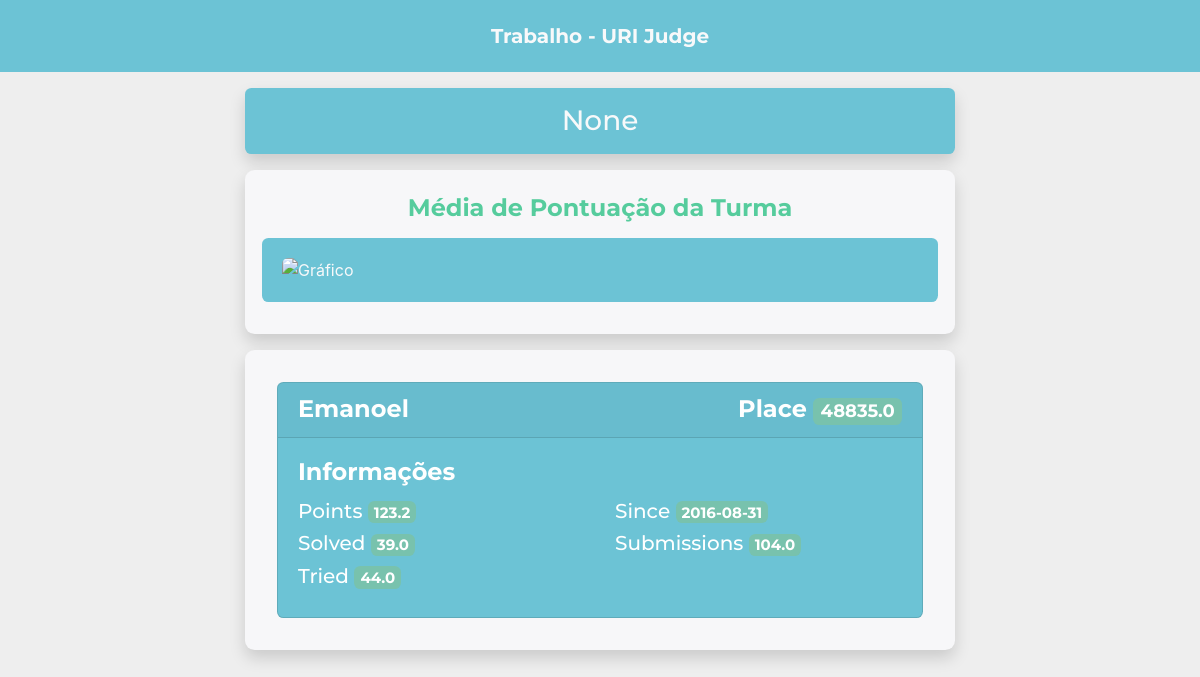
/turmas?id=2, run on the app's committed database.
### app.py (models this page shows, shortened)
class AlunoTurma(db.Model):
  id = db.Column(db.Integer, primary_key=True, autoincrement=True)
  aluno_id = db.Column(
    db.Integer,
    db.ForeignKey('aluno.id'), nullable=False
  )
  turma_id = db.Column(
    db.Integer,
    db.ForeignKey('turma.id'), nullable=False
  )

class Aluno(db.Model):
  id = db.Column(
    db.Integer,
    primary_key=True,
    autoincrement=True
  )
  name = db.Column(db.String(255))
  since = db.Column(db.Date)
  solved = db.Column(db.Float)
  tried = db.Column(db.Float)
  submissions = db.Column(db.Float)
  points = db.Column(db.Float)
  place = db.Column(db.Float)
  instituicao_id = db.Column(
    db.Integer,
    db.ForeignKey('instituicao.id')
  )

### app.py (the view)
@app.route('/turmas', methods=['GET'])
def listarAlunosPorTurma():
  id = request.args.get('id')
  name = request.args.get('name')
  alunos = db.engine.execute(f'''
    SELECT * FROM aluno LEFT JOIN aluno_turma on aluno_turma.aluno_id = aluno.id
    WHERE aluno_turma.turma_id = {id}
  ''')
  alunos =  [
    {column: value for column, value in rowproxy.items()} for rowproxy in alunos
  ]
  tick_label = []
  points = []
  explode = []
  for aluno in alunos:
    if aluno['points'] > 0:
      points.append(aluno['points'])
      tick_label.append(aluno['name'])
      explode.append(0)
  get_colors = lambda n: list(map(lambda i: '#' + '%06x' % random.randint(0, 0xFFFFFF), range(n)))
  colors = get_colors(len(alunos))
  startangle = 90
  shadow = True
  radius = 1.2
  autopct = '%1.1f%%'
  graph = Pie(points, tick_label, colors, startangle, shadow, explode, radius, autopct, 'pie')
  graph.plot()
  return render_template(
    'pages/turma.html',
    alunos=alunos,
    turma=name
  )

### pie.py (called while the page is built)
  def plot(self):
    fig = plt.figure()
    plt.pie(
      self.slices,
      labels=self.labels,
      colors=self.colors,
      startangle=self.startangle,
      shadow=self.shadow,
      explode=self.explode,
      radius=self.radius,
      autopct=self.autopct
    )
    fig.savefig('static/img/%s.svg' % (self.filename))

### templates/pages/turma.html (shortened to what this page needs)
{% extends 'layouts/index.html' %}
{% block body %}
  <div class="row m-0">
    <div class="col-2"></div>
    <div class="col-8">
      <div class="bg-info rounded p-3 m-0 mb-3 shadow text-center">
        <h3 class="m-0 text-light">{{ turma }}</h3>
      </div>
      <div class="jumbotron py-4 shadow mb-3">
        <h4 class="text-success text-center mb-3">
          <strong>Média de Pontuação da Turma</strong>
        </h4>
        <div class="row my-2 card-body rounded text-light bg-info">
          <img
            class="rounded w-100"
            src="{{ url_for('static', filename='img/pie.svg') }}"
            alt="Gráfico"
          >
        </div>
      </div>
      <div class="jumbotron py-4 shadow">
        {% if alunos|length > 0 %}
          {% for aluno in alunos %}
            <div class="card text-white bg-info my-2">
              <div class="card-header d-flex justify-content-between">
                <h4 class="card-title m-0">
                  <strong>{{ aluno.name }}</strong>
                </h4>
                <h4 class="card-title m-0">
                  <strong>Place</strong>
                  <span class="badge badge-primary">
                    {{ aluno.place }}
                  </span>
                </h4>
              </div>
              <div class="card-body">
                <h4 class="card-title">
                  <strong>Informações</strong>
                </h4>
                <div class="row">
                  <div class="col-6">
                    <h5>Points
                      <span class="badge badge-primary">{{ aluno.points }}</span>
                    </h5>
                    <h5>Solved
                      <span class="badge badge-primary">{{ aluno.solved }}</span>
                    </h5>
                    <h5>Tried
                      <span class="badge badge-primary">{{ aluno.tried }}</span>
                    </h5>
                  </div>
                  <div class="col-6">
                    <h5>Since
                      <span class="badge badge-primary">{{ aluno.since }}</span>
                    </h5>
                    <h5>Submissions
                      <span class="badge badge-primary">{{ aluno.submissions }}</span>
                    </h5>
                  </div>
                </div>
              </div>
            </div>
          {% endfor %}
        {% endif %}
      </div>
    </div>
    <div class="col-2"></div>
    </div>
  </div>
{% endblock %}

### static/css/style.css (style rules this page uses)
body { background: #eee; }

### data on the page
AlunoTurma: name "Emanoel", place "48835.0", points "123.2", solved "39.0", tried "44.0", since "2016-08-31", submissions "104.0"

### other printed values
{{ turma }} "None"
